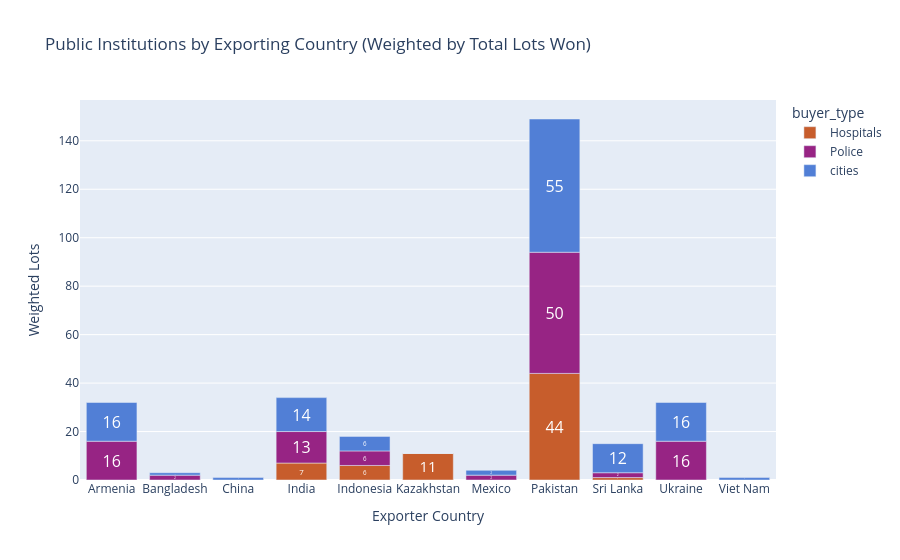

The notebook cell saved with this chart:
### Code cell
df_buyer = df_plot[df_plot["buyer_type"].notna()].copy()

df_grouped_buyer = (
    df_buyer.groupby(["country", "buyer_type"])["lot_weight"]
            .sum()
            .reset_index()
)

df_pivot_buyer = df_grouped_buyer.pivot(
    index="country",
    columns="buyer_type",
    values="lot_weight"
).fillna(0)

fig_buyer = px.bar(
    df_pivot_buyer,
    x=df_pivot_buyer.index,
    y=df_pivot_buyer.columns,
    title="Public Institutions by Exporting Country (Weighted by Total Lots Won)",
    labels={"value": "Weighted Lots", "country": "Exporter Country"},
    color_discrete_sequence=dark_palette,
    text_auto=True
)

fig_buyer.update_traces(
    textangle=0,                 # horizontal
    textposition="inside",       # inside the bar
    insidetextanchor="middle"    ,    # centered inside segment
    textfont=dict(size=16)
)

fig.update_layout(
    barmode="stack",
    xaxis_title="Textile Type",
    yaxis_title="Total Weighted Lots",
    legend_title="Country",
    width=1400,
    height=750,
    
    # 🛠️ FIXED: Use title=dict(font=dict(...)) instead of titlefont
    xaxis=dict(
        tickfont=dict(size=15), 
        title=dict(font=dict(size=20))
    ),
    yaxis=dict(
        tickfont=dict(size=15), 
        title=dict(font=dict(size=20))
    ),
    
    plot_bgcolor="white",
    paper_bgcolor="white",
    font=dict(color="#222", size=13),
    margin=dict(l=40, r=40, t=90, b=120)
)

fig_buyer.show()

### Figure 1 — Plotly figure (JSON) as saved in the notebook; plotly's stock layout.template omitted (floating-point values rounded to 4 significant figures)
{"data": [{"hovertemplate": "buyer_type=Hospitals<br>Exporter Country=%{x}<br>Weighted Lots=%{y}<extra></extra>", "insidetextanchor": "middle", "legendgroup": "Hospitals", "marker": {"color": "#C75D2C", "pattern": {"shape": ""}}, "name": "Hospitals", "orientation": "v", "showlegend": true, "textangle": 0, "textfont": {"size": 16}, "textposition": "inside", "texttemplate": "%{y}", "type": "bar", "x": ["Armenia", "Bangladesh", "China", "India", "Indonesia", "Kazakhstan", "Mexico", "Pakistan", "Sri Lanka", "Ukraine", "Viet Nam"], "xaxis": "x", "y": [0.0, 0.0, 0.0, 7.0, 6.0, 11.0, 0.0, 44.0, 1.0, 0.0, 0.0], "yaxis": "y"}, {"hovertemplate": "buyer_type=Police<br>Exporter Country=%{x}<br>Weighted Lots=%{y}<extra></extra>", "insidetextanchor": "middle", "legendgroup": "Police", "marker": {"color": "#972484", "pattern": {"shape": ""}}, "name": "Police", "orientation": "v", "showlegend": true, "textangle": 0, "textfont": {"size": 16}, "textposition": "inside", "texttemplate": "%{y}", "type": "bar", "x": ["Armenia", "Bangladesh", "China", "India", "Indonesia", "Kazakhstan", "Mexico", "Pakistan", "Sri Lanka", "Ukraine", "Viet Nam"], "xaxis": "x", "y": [16.0, 2.0, 0.0, 13.0, 6.0, 0.0, 2.0, 50.0, 2.0, 16.0, 0.0], "yaxis": "y"}, {"hovertemplate": "buyer_type=cities<br>Exporter Country=%{x}<br>Weighted Lots=%{y}<extra></extra>", "insidetextanchor": "middle", "legendgroup": "cities", "marker": {"color": "#517fd6", "pattern": {"shape": ""}}, "name": "cities", "orientation": "v", "showlegend": true, "textangle": 0, "textfont": {"size": 16}, "textposition": "inside", "texttemplate": "%{y}", "type": "bar", "x": ["Armenia", "Bangladesh", "China", "India", "Indonesia", "Kazakhstan", "Mexico", "Pakistan", "Sri Lanka", "Ukraine", "Viet Nam"], "xaxis": "x", "y": [16.0, 1.0, 1.0, 14.0, 6.0, 0.0, 2.0, 55.0, 12.0, 16.0, 1.0], "yaxis": "y"}], "layout": {"barmode": "relative", "legend": {"title": {"text": "buyer_type"}, "tracegroupgap": 0}, "title": {"text": "Public Institutions by Exporting Country (Weighted by Total Lots Won)"}, "xaxis": {"anchor": "y", "domain": [0, 1], "title": {"text": "Exporter Country"}}, "yaxis": {"anchor": "x", "domain": [0, 1], "title": {"text": "Weighted Lots"}}}}
